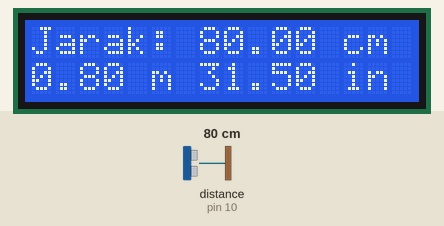
Simulated run of this sketch. Board: Arduino Uno, built with avr-gcc and run on an emulated ATmega328P. Shown: 16×2 character LCD. The test bench sets the inputs (shaded band); at power-on: distance to the obstacle (sensor on pin 10) 80 cm.

Above: at 3.2 s.
3.3 s: distance to the obstacle (sensor on pin 10) set to 2 cm
At 4.9 s:
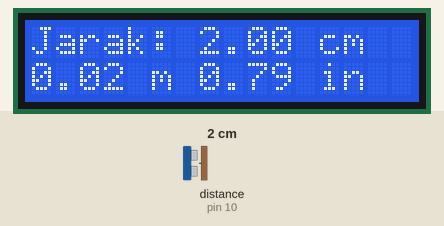
5.2 s: distance to the obstacle (sensor on pin 10) set to 4 cm
At 6.4 s:
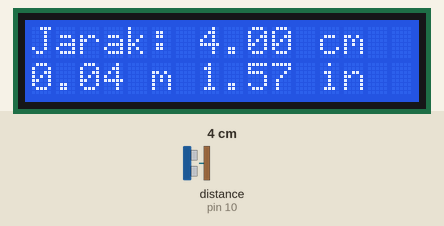
6.8 s: distance to the obstacle (sensor on pin 10) set to 9 cm
At 7.9 s:
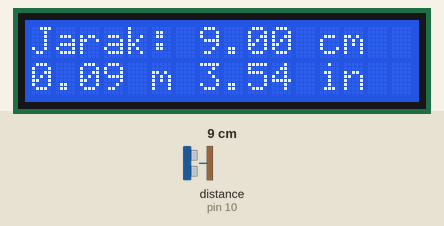
Timing chart, 0 to 9.8 s (numbered marks = the images above; inputs shaded):
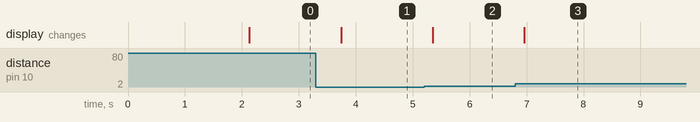

The sketch:

digitalMeter.ino
```cpp
#include <HCSR04.h>
#include <Wire.h>
#include <LiquidCrystal_I2C.h>

LiquidCrystal_I2C lcd(0x27, 16, 2);  // Inisialisasi LCD dengan alamat I2C (sesuaikan alamat jika berbeda)
UltraSonicDistanceSensor distanceSensor(9, 10); // Sensor ultrasonik di pin digital 9 dan 10

void setup() {
    lcd.init();      // Inisialisasi LCD dengan ukuran 16x2
    lcd.backlight();       // Aktifkan backlight LCD
    lcd.setCursor(4, 0);
    lcd.print("Penggaris");
    lcd.setCursor(5, 1);
    lcd.print("Digital");
    delay(2000);           // Tampilkan pesan awal selama 2 detik
    lcd.clear();
}

void loop() {
    // Baca jarak dalam cm menggunakan library HCSR04
    float distanceCm = distanceSensor.measureDistanceCm();

    // Jika nilai sensor -1 (tidak terdeteksi), set distanceCm menjadi 0
    if (distanceCm == -1) {
        distanceCm = 0;
    }

    // Mengonversi jarak ke satuan meter dan inchi
    float distanceM = distanceCm / 100;             // Konversi ke meter
    float distanceIn = distanceCm * 0.393701;       // Konversi ke inchi

    // Tampilkan jarak dalam cm di baris pertama
    lcd.setCursor(0, 0);
    lcd.print("Jarak: ");
    lcd.print(distanceCm);
    lcd.print(" cm   ");

    // Tampilkan jarak dalam meter dan inchi di baris kedua
    lcd.setCursor(0, 1);
    lcd.print(distanceM);
    lcd.print(" m ");
    lcd.print(distanceIn);
    lcd.print(" in    ");

    delay(500);  // Tunggu 500ms sebelum pembacaan berikutnya
}
```

Measured:
- after the input at 3.3 s, the display: changes after 0.44 s (image 1)
- after the input at 5.2 s, the display: changes after 0.15 s (image 2)
- after the input at 6.8 s, the display: changes after 0.16 s (image 3)
